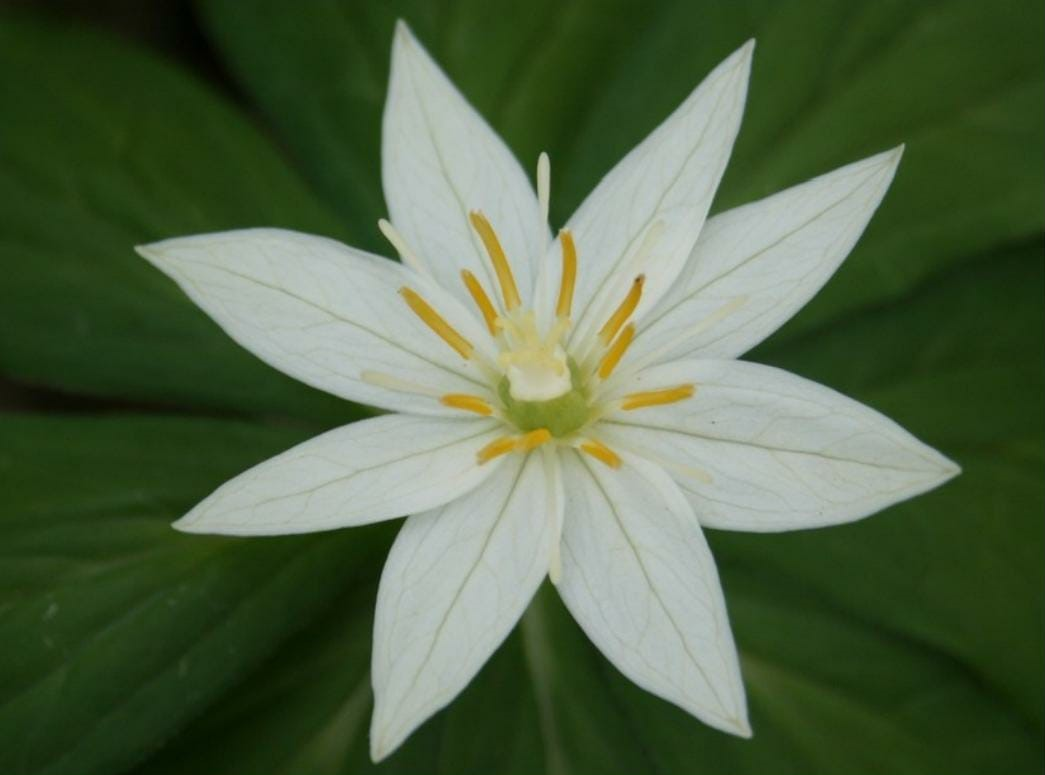
%> input picture BS20B039-final/sol1/FLOWER.jpg, 1045 x 775 px
$ octave octcode.m   (GNU Octave 9; MATLAB toolbox functions it lacks are replaced by stand-ins)
%> lines starting %> are read from the running program, lines starting %| are printed output that depends on the picture; in (x1, y1, x2, y2) boxes, pixels count from 0 and x2, y2 are one past the last pixel; in counts of white or black regions, pixels touching at a corner belong together; the program's own positions count from 1
pkg load image;
I  = imread('FLOWER.jpg');
%> I is the input picture: size 775x1045x3 uint8; mean R, G, B 82, 100.5, 69.7
BW = im2bw(I);
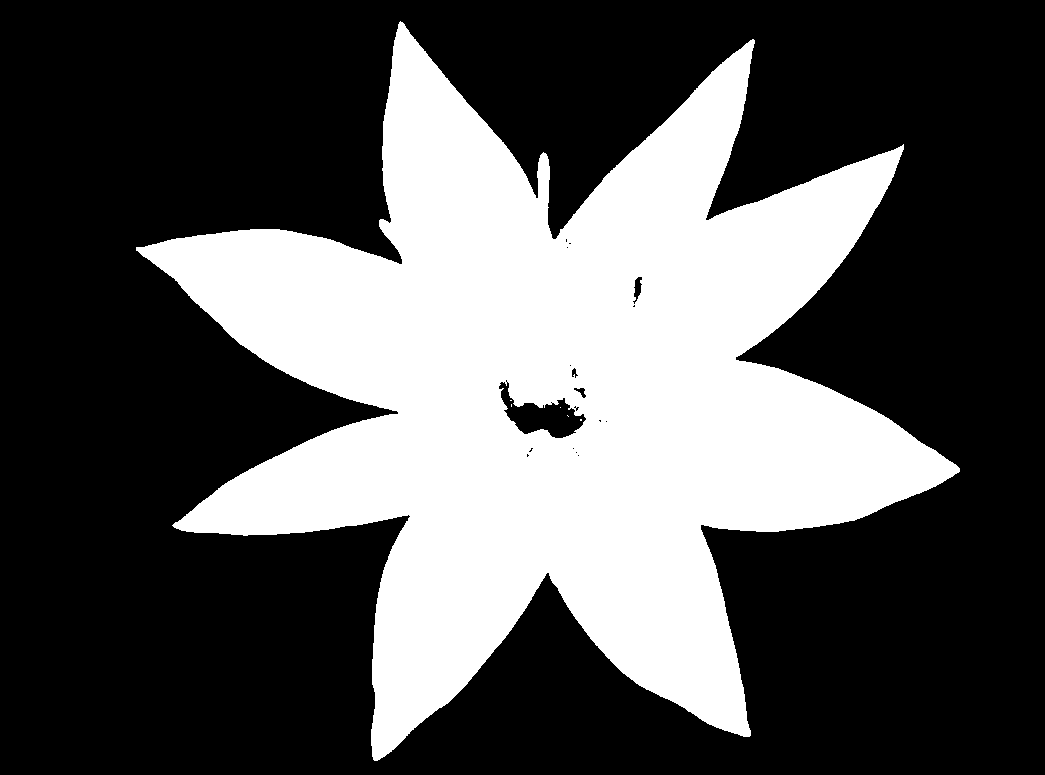
%> BW: size 775x1045 logical; 34% white; 6 white regions (5 under 20 px), largest, box (x1, y1, x2, y2) and area: (136, 21, 960, 761) 275118
binaryImage = BW;
binaryImage = imfill(binaryImage, 'holes');
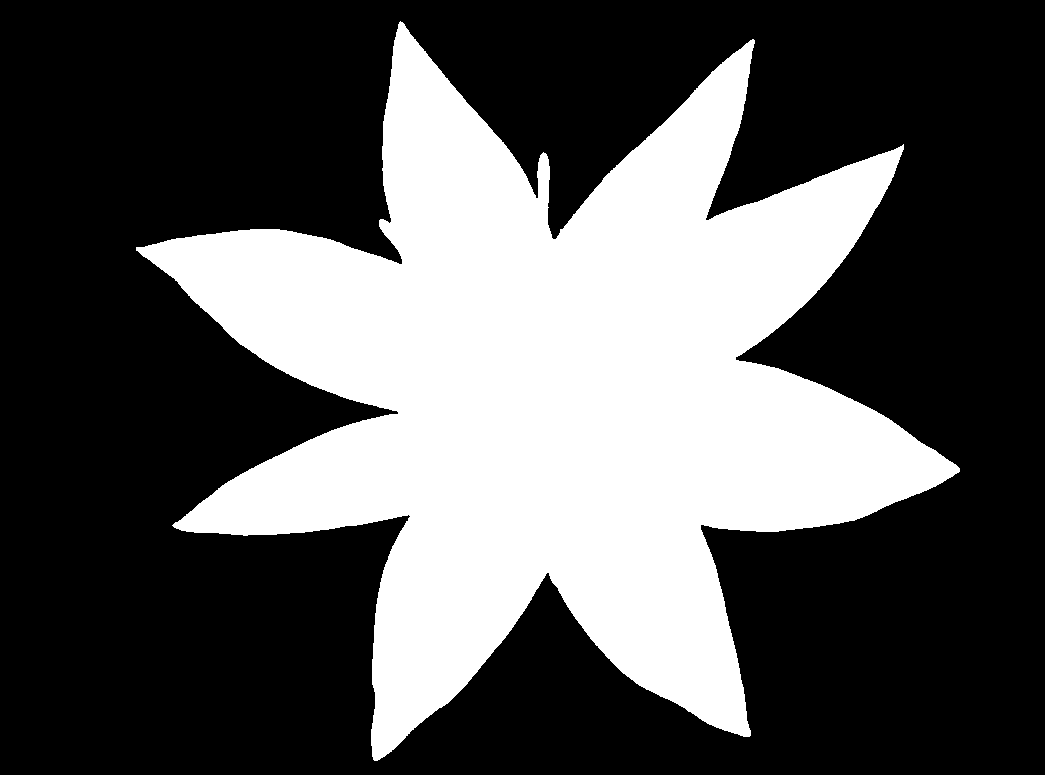
%> binaryImage: size 775x1045 logical; 34.3% white; 1 white region, box (x1, y1, x2, y2) and area: (136, 21, 960, 761) 277499
binaryImage = bwareaopen(binaryImage, 2000);
boundaries = bwboundaries(binaryImage);
%> boundaries = 1 boundary; box (x1, y1, x2, y2) and points: (136, 21, 960, 761) 3796
a = boundaries{1, 1};
figure(1)
plot(a(:,2),a(:,1))
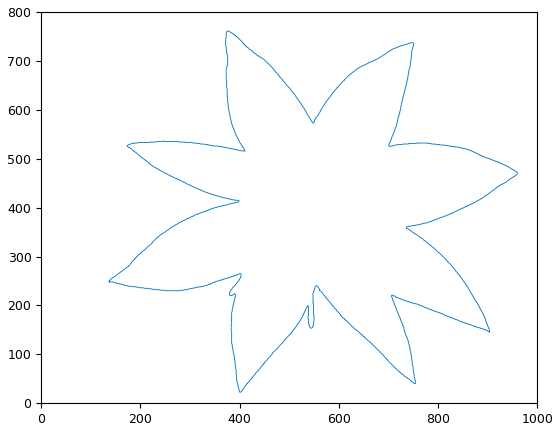
%> figure redrawn from the program's plot data
a = get(gca,'Children');
xdata = get(a, 'XData');
xdata = xdata - 550;
ydata = get(a, 'YData');
ydata = ydata - 400;
figure(2)
hold on;
grid on
plot(xdata, ydata)
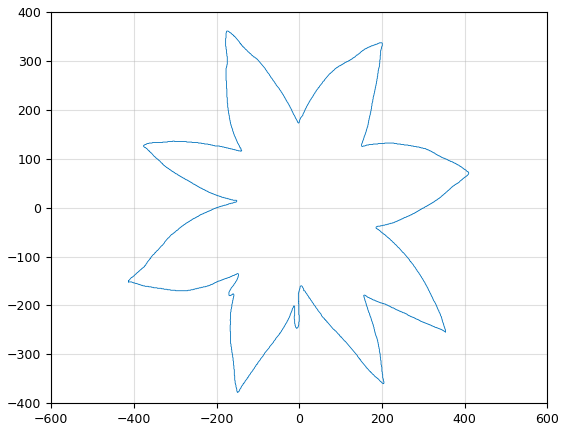
%> figure redrawn from the program's plot data
[THETA, RHO] = cart2pol(xdata,ydata);
figure(3)
polar(THETA,RHO)
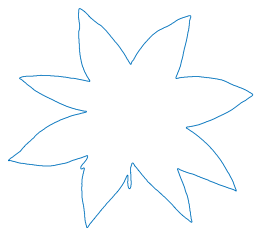
%> figure redrawn from the program's plot data
